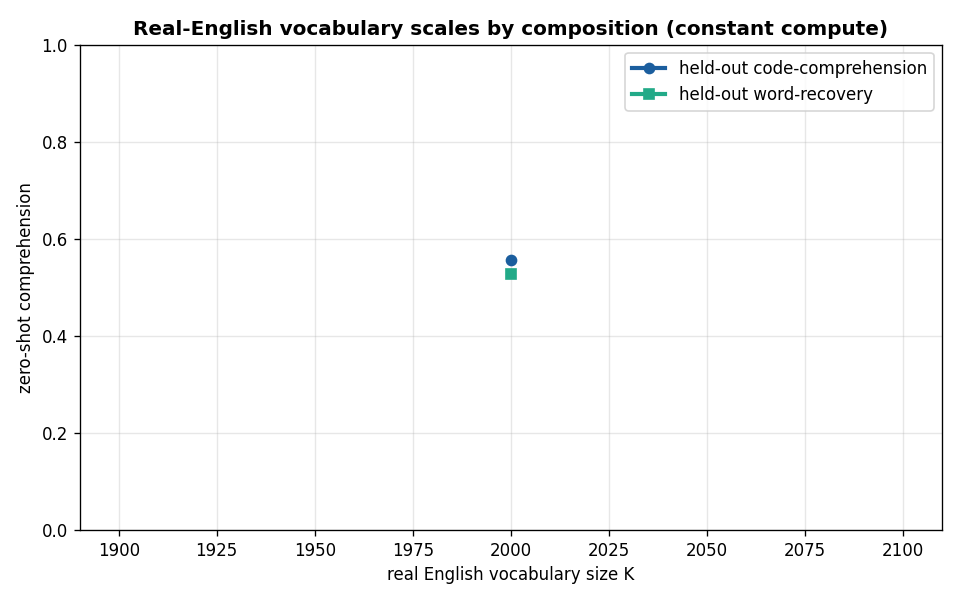

Generate this figure with Python:
"""ENGLISH COMP SCALE -- scale REAL English vocabulary 300 -> 2000 at CONSTANT cost.

The organism's genome is per-slot machinery S x V x V -- INDEPENDENT of vocabulary K. So training a
2000-word vocab costs the same as 300; vocabulary is free in compute. Each real word gets a
compositional code by product-quantising its embedding (S chunks, V centroids). Train on 70% of
words, measure on HELD-OUT words (zero-shot). Report code-comprehension (transmission fidelity) AND
word-recovery (collision-aware: decoded code identifies the unique word). If held-out comprehension
stays flat as K grows, real-English vocabulary scales by composition -- impossible for a flat lexicon.
"""
import os, numpy as np
from collections import Counter
HERE = os.path.dirname(os.path.abspath(__file__))
G = np.load(os.path.join(HERE, "grounding_xl.npz"), allow_pickle=True)
EMB = G["emb"].astype(np.float64); VOCAB = list(G["vocab"])
P_NATIVE, FULL_BONUS = 0.7, 2.0
N = int(os.environ.get("EC_N", "64")); BUDGET = int(os.environ.get("EC_BUDGET", "4000"))
SEEDS = int(os.environ.get("EC_SEEDS", "3")); S = int(os.environ.get("EC_S", "6")); V = int(os.environ.get("EC_V", "8"))
KS = [int(x) for x in os.environ.get("EC_KS", "300,1000,2000").split(",")]; TRAIN_FRAC = 0.7

LOG = open(os.path.join(HERE, "english_comp_scale_results.txt"), "w")
def out(s): print(s, flush=True); LOG.write(s + "\n"); LOG.flush()
def ms(v): a = np.array(v, float); return f"{a.mean():.3f}+/-{a.std():.3f}"


def quantize(E, seed):
    K = len(E); ch = E.shape[1] // S; codes = np.zeros((K, S), int)
    for s in range(S):
        X = E[:, s * ch:(s + 1) * ch]; rng = np.random.default_rng(seed * 31 + s)
        C = X[rng.choice(K, V, replace=False)].copy()
        for _ in range(25):
            a = ((X[:, None] - C[None]) ** 2).sum(2).argmin(1)
            for v in range(V):
                if (a == v).any(): C[v] = X[a == v].mean(0)
        codes[:, s] = a
    return codes


def breed(P, en, rng, mut=0.22):
    Ng = len(en); order = np.argsort(en); worst = order[:int(0.25 * Ng)]; top = order[Ng - max(2, Ng // 3):]
    for w in worst:
        pa, pb = (int(top[rng.integers(len(top))]) for _ in range(2))
        msk = rng.random(P[pa].shape) < 0.5
        P[w] = np.where(msk, P[pa], P[pb]) + rng.normal(0, mut * 0.6, P[pa].shape)


def run(K, seed):
    E = EMB[:K]; codes = quantize(E, seed)
    cc = Counter(tuple(c) for c in codes); uniq_word = np.array([cc[tuple(codes[w])] == 1 for w in range(K)])
    rng = np.random.default_rng(seed); ntr = int(TRAIN_FRAC * K); perm = rng.permutation(K)
    seen, held = perm[:ntr], perm[ntr:]; B = N * 16
    A = rng.normal(0, 0.3, (N, S, V, V))
    for t in range(BUDGET):
        emit = A.argmax(3); hear = A.argmax(2); en = np.zeros(N)
        w = seen[rng.integers(len(seen), size=B)]; cw = codes[w]
        sp = rng.integers(N, size=B); ls = rng.integers(N, size=B)
        nat = rng.random(B) < P_NATIVE; half = rng.random(B) < 0.5; rr = ~nat; allc = np.ones(B, bool)
        for s in range(S):
            cs = cw[:, s]; cor = hear[ls, s, emit[sp, s, cs]] == cs; allc &= cor
            ok = cor & rr; np.add.at(en, sp[ok], 1.0); np.add.at(en, ls[ok], 1.0)
            np.add.at(en, ls[(hear[ls, s, cs] == cs) & nat & half], 1.0)
            np.add.at(en, sp[(emit[sp, s, cs] == cs) & nat & ~half], 1.0)
        fb = allc & rr; np.add.at(en, sp[fb], FULL_BONUS); np.add.at(en, ls[fb], FULL_BONUS)
        breed(A, en, rng)
    return ev(A, codes, held, uniq_word) + (uniq_word.mean(),)


def ev(A, codes, words, uniq_word, T=8000):
    emit = A.argmax(3); hear = A.argmax(2); Ng = len(A)
    w = words[np.random.default_rng(7).integers(len(words), size=T)]; cw = codes[w]
    sp = np.random.default_rng(8).integers(Ng, size=T); ls = np.random.default_rng(9).integers(Ng, size=T)
    okall = np.ones(T, bool)
    for s in range(S):
        okall &= hear[ls, s, emit[sp, s, cw[:, s]]] == cw[:, s]
    code_comp = float(okall.mean())
    word_rec = float((okall & uniq_word[w]).mean())              # recovered: code right AND unique to the word
    return code_comp, word_rec


if __name__ == "__main__":
    out(f"ENGLISH COMP SCALE: real vocab {KS} via S={S} x V={V} codes (V^S={V**S:,}). "
        f"GENOME {S}x{V}x{V} is CONSTANT in K. pop {N}, budget {BUDGET}, {SEEDS} seeds, train {int(TRAIN_FRAC*100)}%.")
    out(f"{'K (real words)':>14} | {'HELD-OUT code-comp':>19} | {'word-recovery':>14} | {'uniqueness':>11}")
    out("=" * 72)
    res = {}
    for K in KS:
        r = [run(K, s) for s in range(SEEDS)]
        cc = [x[0] for x in r]; wr = [x[1] for x in r]; uq = [x[2] for x in r]
        res[K] = (np.mean(cc), np.mean(wr))
        out(f"{K:>14} | {ms(cc):>19} | {ms(wr):>14} | {ms(uq):>11}")
    out("=" * 72)
    out("READING: held-out comprehension ~flat as K grows = real-English vocabulary scales by")
    out("composition, zero-shot, at CONSTANT compute. A flat lexicon needs O(K^2) params and cannot")
    out("generalise to held-out words at all.")
    for K in KS:
        out(f"  K={K:>4}: held-out code-comp {res[K][0]:.3f}, word-recovery {res[K][1]:.3f}")
    out("done"); LOG.close()

    import matplotlib; matplotlib.use("Agg"); import matplotlib.pyplot as plt
    plt.figure(figsize=(8, 5))
    plt.plot(KS, [res[K][0] for K in KS], "o-", color="#1b5e9e", lw=2.5, label="held-out code-comprehension")
    plt.plot(KS, [res[K][1] for K in KS], "s-", color="#2a8", lw=2.5, label="held-out word-recovery")
    plt.xlabel("real English vocabulary size K"); plt.ylabel("zero-shot comprehension"); plt.ylim(0, 1)
    plt.title("Real-English vocabulary scales by composition (constant compute)", weight="bold")
    plt.legend(); plt.grid(alpha=.3); plt.tight_layout()
    p = os.path.join(HERE, "english_comp_scale.png"); plt.savefig(p, dpi=120); print("saved", p)
